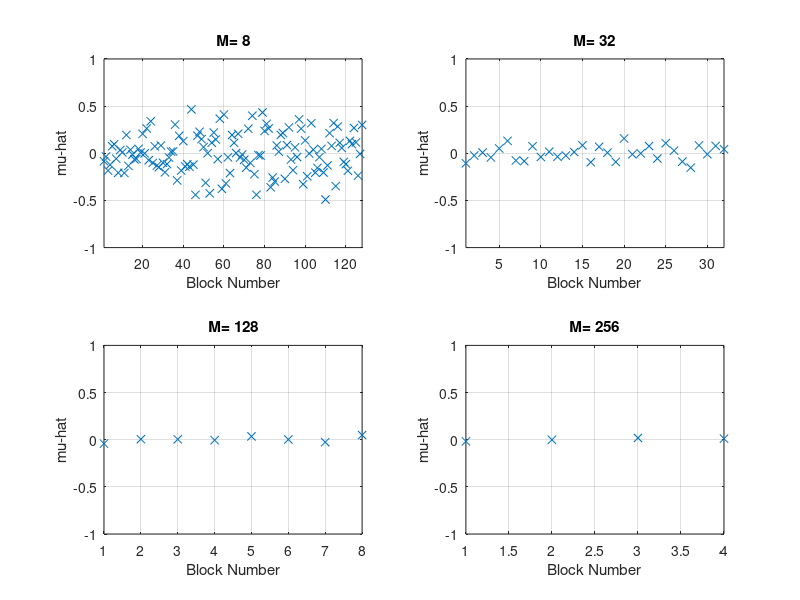

Write the MATLAB code that produced this figure. (Note: this script raises an error after producing the figure.)
% EE252, Adaptive DSP
% student: An Vo
% 1- Estimation of Signal Mean
% ------------------------------------

clear, close all
N=1024; % N = size of all available data (2^10)
sigma=0.64;
%Noise = std*randn(size) + meanValue; 
x=sigma*randn(size([1:N])); % x is WGN of zero-mean and std=sigma=0.64.
Table=[]; % estimate of stdev & true stdev are saved in Table

% Compare the estimated mean in terms of different block sizes.
loop=0;
for M=[8 32 128 256]; % M= Number of data points per block
    loop=loop+1;
    L=N/M; % L= Number of data blocks
    for k=1:L
        mu(k)=sum( x( 1+(k-1)*M : k*M) )/M; % mu of each block
    end
    
    % estimate of stdev & true stdev for each block size. The bigger block
    % size, the smaller standard deviation. 
    % true block stdev = sqrt(block variance). block variance = sigma^2/M
    Table=[Table; std(mu) sqrt(sigma^2/M)] 
    
    subplot(2,2,loop), plot([1:L],mu,'x'),grid % plot the results
    axis([1 L -1 1]);
    xlabel('Block Number'), ylabel('mu-hat'),
    title(sprintf('M= %d',M))
    mu=[];
end
%title for the group of subplots
sgtitle('Estimated signal mean in different block sizes') 